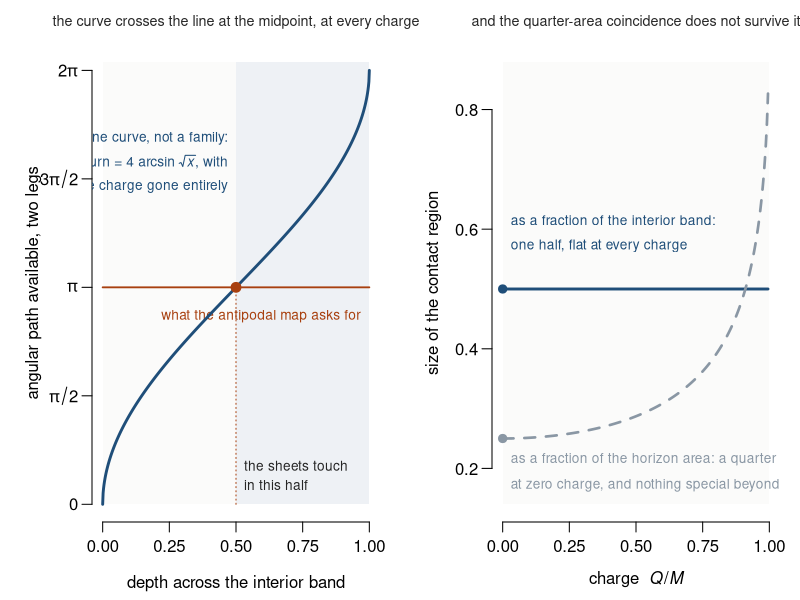
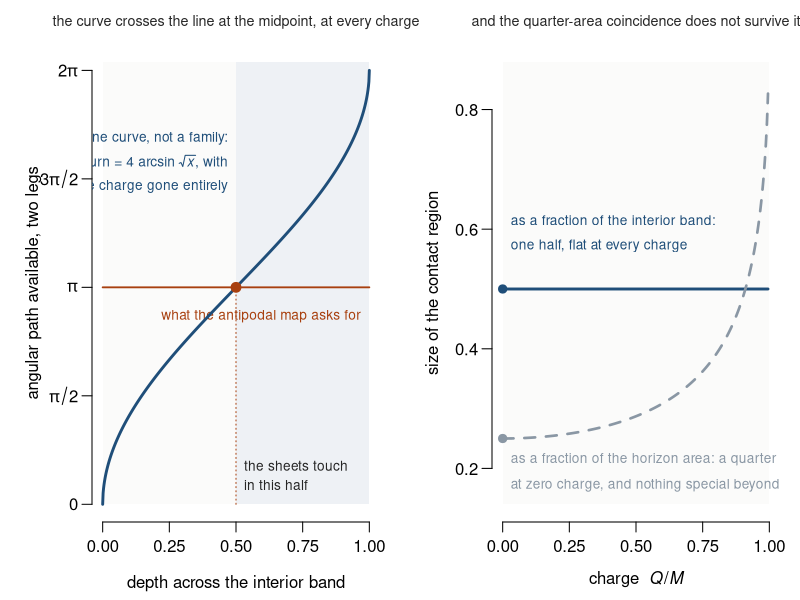

Recreate these plots in R, in order.
#!/usr/bin/env Rscript
# fig_contact_universal.R -- Section 5: the contact region, and which way of saying it survives.
#
# Inside the horizon the causality bound is d(angle) <= dr / sqrt(G) with G = -r^2 f. For
# Reissner-Nordstrom r^2 f = (r - r_+)(r - r_-), so G = (r_+ - r)(r - r_-) is a monic quadratic
# whose roots are the ends of the band, and one leg from r out to the horizon integrates to
#     2 arcsin sqrt( (r_+ - r) / (r_+ - r_-) ) .
# Write x for that depth fraction, 0 at the outer horizon and 1 at the inner. Two legs give
#     turn(x) = 4 arcsin sqrt(x)
# with the charge gone entirely: ONE curve, not a family. The antipodal map asks for pi, and
#     4 arcsin sqrt(x) >= pi  <=>  sqrt(x) >= sin(pi/4)  <=>  x >= 1/2 ,
# so the curve crosses the line at the midpoint of the band at every charge, exactly.
# That is the reaching statement. Confining contact to the inner half needs the maximiser
# argument, which holds for an uncharged hole and is open at charge; see A.15 and 5.1.
#
# Right panel: the same result stated two ways, only one of which survives charge. As a
# fraction of the band the contact region is one half and does not move. As a fraction of the
# horizon AREA it is a quarter at Q = 0 and runs to better than three quarters near extremality,
# so the quarter-area reading is a coincidence of r_- = 0 and not a thermodynamic statement.
# Arithmetic and planted failures: checks/calc/contact_charged.R

turn <- function(x) 4 * asin(sqrt(x))
stopifnot(abs(turn(0.5) - pi) < 1e-12, turn(0.4999) < pi, turn(0.5001) > pi)
s    <- function(Q) sqrt(1 - Q^2)
area <- function(Q) 1 / (1 + s(Q))^2           # (r_c/r_+)^2 with r_c = M
cat("=== the contact condition, normalised to the band ===\n\n")
cat("  turn(x) = 4 arcsin sqrt(x) reaches pi at x = 0.5 exactly, with no charge in it.\n\n")
cat("     Q/M     r_-/r_+    contact as fraction of band    as fraction of horizon area\n")
for (Q in c(0, 0.3, 0.6, 0.9, 0.99)) {
  rp <- 1 + s(Q); rm <- 1 - s(Q)
  cat(sprintf("   %6.3f   %8.5f   %22.7f   %24.5f\n", Q, rm/rp, 0.5, area(Q)))
}
stopifnot(abs(area(0) - 0.25) < 1e-12, area(0.99) > 0.76)
cat("\n  The band fraction does not move. The area fraction runs from 0.250 to 0.768, so the\n")
cat("  quarter-of-the-horizon reading is numerology and charge is what exposes it.\n")

ink <- "grey15"; c1 <- "#1f4e79"; mark <- "#a8400f"; grey <- "#8a97a4"
draw <- function() {
  par(mfrow = c(1, 2), mar = c(3.9, 4.6, 2.2, 1.0), mgp = c(2.5, 0.7, 0), xpd = FALSE)

  x <- seq(0, 1, length.out = 600)
  plot(NA, xlim = c(0, 1), ylim = c(0, 2*pi*1.02), axes = FALSE,
       xlab = "depth across the interior band",
       ylab = "angular path available, two legs")
  rect(0, 0, 1, 2*pi*1.02, col = "#fbfbfa", border = NA)
  axis(1, at = seq(0, 1, 0.25))
  axis(2, at = c(0, pi/2, pi, 3*pi/2, 2*pi),
       labels = c("0", expression(pi/2), expression(pi), expression(3*pi/2), expression(2*pi)), las = 1)
  rect(0.5, 0, 1, 2*pi*1.02, col = "#eef1f5", border = NA)
  segments(0, pi, 1, pi, col = mark, lwd = 1.8)
  # crossed by the dotted midpoint guide at x = 0.5, and it straddles the edge of the shaded
  # right half, so a single-colour mask would show as a box. Accepted instead, in
  # checks/ink_overlaps_accepted.tsv.
  text(0.97, pi - 0.42, "what the antipodal map asks for", col = mark, cex = 0.82, adj = 1)
  lines(x, turn(x), col = c1, lwd = 2.8)
  points(0.5, pi, pch = 19, cex = 1.3, col = mark)
  segments(0.5, 0, 0.5, pi, col = mark, lty = 3)
  text(0.53, 0.55, "the sheets touch", col = ink, cex = 0.82, adj = 0)
  text(0.53, 0.28, "in this half", col = ink, cex = 0.82, adj = 0)
  text(0.47, 5.30, "one curve, not a family:", col = c1, cex = 0.82, adj = 1)
  text(0.47, 4.95, expression(paste("turn = 4 arcsin ", sqrt(italic(x)), ", with")), col = c1, cex = 0.82, adj = 1)
  text(0.47, 4.60, "the charge gone entirely", col = c1, cex = 0.82, adj = 1)
  mtext("the curve crosses the line at the midpoint, at every charge", side = 3, line = 0.7,
        cex = 0.86, col = ink)

  Qs <- seq(0, 0.995, length.out = 500)
  plot(NA, xlim = c(0, 1), ylim = c(0.14, 0.88), axes = FALSE,
       xlab = expression(paste("charge  ", italic(Q), "/", italic(M))),
       ylab = "size of the contact region")
  rect(0, 0.14, 1, 0.88, col = "#fbfbfa", border = NA)
  axis(1, at = seq(0, 1, 0.25)); axis(2, at = seq(0.2, 0.8, 0.2), las = 1)
  lines(Qs, rep(0.5, length(Qs)), col = c1, lwd = 2.8)
  lines(Qs, area(Qs), col = grey, lwd = 2.6, lty = 2)
  text(0.03, 0.615, "as a fraction of the interior band:", col = c1, cex = 0.82, adj = 0)
  text(0.03, 0.572, "one half, flat at every charge", col = c1, cex = 0.82, adj = 0)
  text(0.03, 0.215, "as a fraction of the horizon area: a quarter only", col = grey, cex = 0.82, adj = 0)
  text(0.03, 0.172, "at zero charge, and nothing special beyond it", col = grey, cex = 0.82, adj = 0)
  points(0, 0.25, pch = 19, cex = 1.1, col = grey); points(0, 0.5, pch = 19, cex = 1.1, col = c1)
  mtext("and the quarter-area coincidence does not survive it", side = 3, line = 0.7,
        cex = 0.86, col = ink)
}
for (f in c("papers/2_over_the_horizon/fig_companion_contact.pdf", "papers/2_over_the_horizon/fig_companion_contact.png")) {
  if (grepl("pdf$", f)) pdf(f, width = 8.6, height = 4.2) else png(f, width = 1330, height = 650, res = 150)
  draw(); invisible(dev.off()); cat("  wrote", f, "\n")
}
